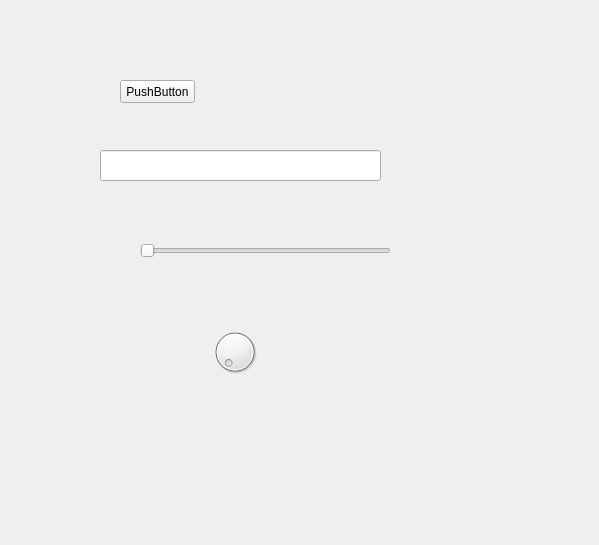
<?xml version="1.0" encoding="UTF-8"?>
<ui version="4.0">
 <class>Form</class>
 <widget class="QWidget" name="Form">
  <property name="geometry">
   <rect>
    <x>0</x>
    <y>0</y>
    <width>599</width>
    <height>545</height>
   </rect>
  </property>
  <property name="windowTitle">
   <string>Form</string>
  </property>
  <widget class="QPushButton" name="pushButton">
   <property name="geometry">
    <rect>
     <x>120</x>
     <y>80</y>
     <width>75</width>
     <height>23</height>
    </rect>
   </property>
   <property name="text">
    <string>PushButton</string>
   </property>
  </widget>
  <widget class="QSlider" name="horizontalSlider">
   <property name="geometry">
    <rect>
     <x>140</x>
     <y>240</y>
     <width>251</width>
     <height>22</height>
    </rect>
   </property>
   <property name="orientation">
    <enum>Qt::Horizontal</enum>
   </property>
  </widget>
  <widget class="QDial" name="dial">
   <property name="geometry">
    <rect>
     <x>210</x>
     <y>320</y>
     <width>50</width>
     <height>64</height>
    </rect>
   </property>
  </widget>
  <widget class="QLineEdit" name="lineEdit">
   <property name="geometry">
    <rect>
     <x>100</x>
     <y>150</y>
     <width>281</width>
     <height>31</height>
    </rect>
   </property>
  </widget>
 </widget>
 <resources/>
 <connections/>
</ui>
